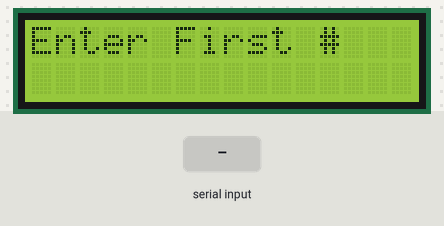
This sketch was run on a simulated Arduino Uno, built with avr-gcc and run on an emulated ATmega328P. Shown: 16×2 character LCD. Inputs (shaded band) come from the test bench. What the sketch prints to the serial monitor is not drawn.

Above: at 1.2 s.
1.3 s: "90/45\n" received over Serial
At 4.2 s:
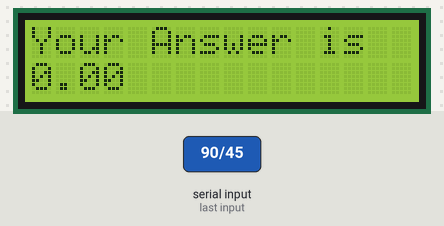
7.3 s: "1/90/45\n" received over Serial
At 8.6 s:
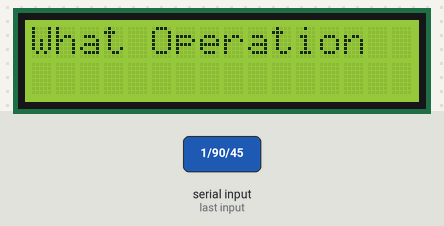
10.3 s: "1/90\n" received over Serial
At 12.7 s:
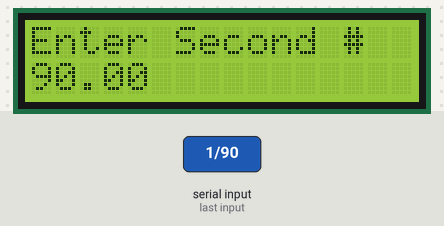
13.3 s: "/" received over Serial
At 14.7 s:
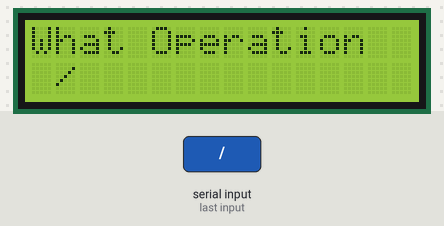
Timing chart, 0 to 16.3 s (numbered marks = the images above; inputs shaded):
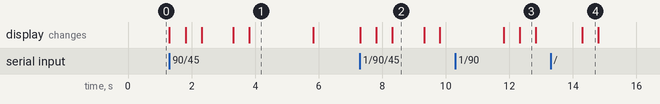

Measured:
- after the input at 1.3 s, the display: first changes at once (image 1 shows a later state)
- after the input at 7.3 s, the display: first changes at once (image 2 shows a later state)
- after the input at 13.3 s, the display: changes after 1.0 s (image 4)
- what the display in image 1 shows lasts 2.0 s, from 3.8 s to 5.8 s
- what the display in image 2 shows lasts 1.0 s, from 8.3 s to 9.3 s
- what the display in image 3 shows lasts 0.5 s, from 12.3 s to 12.8 s

The sketch:

LCD_Calc.ino
```cpp
#include <LiquidCrystal.h>
int rs=7;
int en=8;
int d4=9;
int d5=10;
int d6=11;
int d7=12;
LiquidCrystal lcd(rs,en,d4,d5,d6,d7);
int dt = 500 ;
int LONGDELAY= 2000;
// Serial Monitor variables
String msg1 = "Enter First #: ";
String msg2 = "Enter Second #: ";
String msg3 = "What operation: ";
String msg4 = "Answer is: ";
String OoO;
float int1;
float int2;
String Addition;
String Subtraction;
String Multiplication;
String Division;
float answer;
int dt1 = 650;


void setup() {
  // put your setup code here, to run once:
  lcd.begin(16,2);
  Serial.begin(9600);
}

void loop() {
  // put your main code here, to run repeatedly:

 // Serial Monitor Code
Serial.println(msg1);
lcd.setCursor(0,0);
lcd.print("Enter First #");
 while (Serial.available()==0){

 }


 int1 = Serial.parseFloat();
 Serial.println(int1);
 lcd.setCursor(0,1);
 lcd.print(int1);

delay(dt);
lcd.clear();

Serial.println(msg2);
lcd.print("Enter Second #");
while (Serial.available()==0){

 }


 int2 = Serial.parseFloat();
 Serial.println(int2);
 lcd.setCursor(0,1);
lcd.print(int2);

delay(dt);
lcd.clear();


Serial.println(msg3);
lcd.print("What Operation ");
while (Serial.available()==0){

 }

OoO = Serial.readString();
lcd.setCursor(0,1);
lcd.print(OoO);

Serial.print(int1);
Serial.print(OoO);
Serial.print(int2);
Serial.println("=");

if (OoO == "+"){
answer = int1 + int2;
}

if (OoO == "-"){
  answer = int1 - int2;
}

if (OoO == "/"){
  answer = int1 / int2;
}

if (OoO == "*"){
  answer = int1*int2;
}

delay(dt);

Serial.print(msg4);
Serial.println(answer);
lcd.setCursor(0,0);
lcd.print("Your Answer is");
lcd.setCursor(0,1);
lcd.print(answer);

delay(LONGDELAY);
lcd.clear();
}
```
